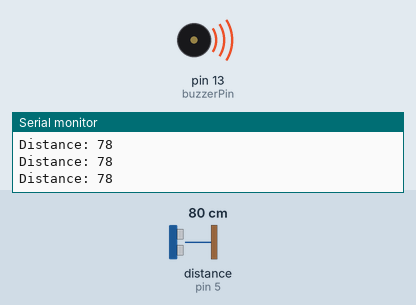
Recording of a sketch running on a simulated Arduino Uno, built with avr-gcc and run on an emulated ATmega328P. Shown: buzzer (waves = sounding), the last lines printed to the serial monitor. Wiring (inferred from the names in the program): ultrasonic range finder: trigger pin 6; echo pin 5. The inputs (shaded band) are chosen by the test bench; at power-on: distance to the obstacle (sensor on pin 5) 80 cm. The echo pulse lasts 58.3 µs per cm.

Above: at 1.2 s.
1.3 s: distance to the obstacle (sensor on pin 5) set to 98 cm
At 2.1 s:
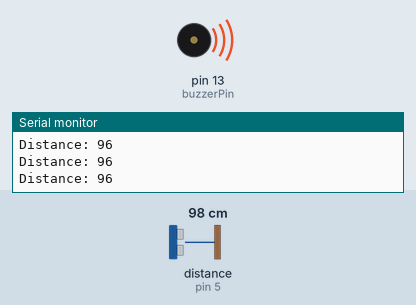
2.8 s: distance to the obstacle (sensor on pin 5) set to 108 cm
At 3.8 s:
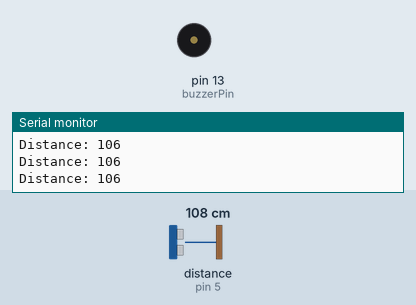
4.3 s: distance to the obstacle (sensor on pin 5) set to 2 cm
At 4.7 s:
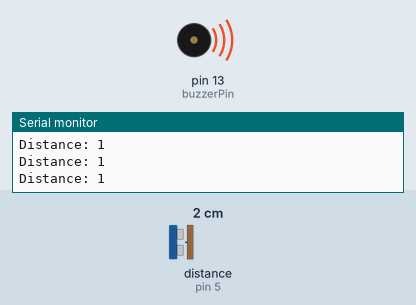
5.8 s: distance to the obstacle (sensor on pin 5) set to 250 cm
At 6.8 s:
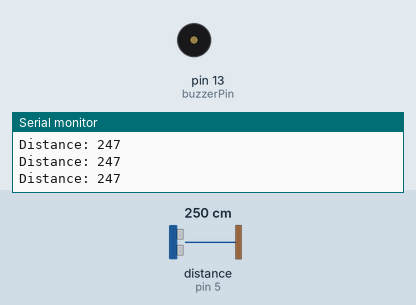
Timing chart, 0 to 8.3 s (numbered marks = the images above; inputs shaded):
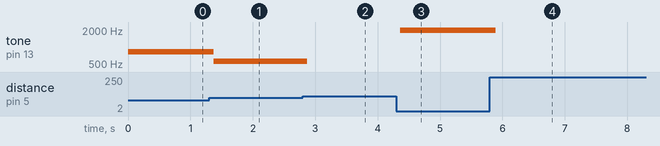

The sketch:

blind_stick_code.ino
```cpp
#define trigPin 6
#define echoPin 5
#define buzzerPin 13

void setup() {
  pinMode(trigPin, OUTPUT);
  pinMode(echoPin, INPUT);
  pinMode(buzzerPin, OUTPUT);
  Serial.begin(9600);
}

void loop() {
  long duration, distance;

  // Send a 10us pulse to trigger the ultrasonic sensor
  digitalWrite(trigPin, LOW);
  delayMicroseconds(2);
  digitalWrite(trigPin, HIGH);
  delayMicroseconds(10);
  digitalWrite(trigPin, LOW);

  // Read the pulse on the echo pin
  duration = pulseIn(echoPin, HIGH);

  // Calculate the distance
  distance = (duration * 0.034) / 2;

  Serial.print("Distance: ");
  Serial.println(distance);

  // Adjust the buzzer sound based on the distance
  if (distance > 0 && distance <= 100) {
    int frequency = map(distance, 0, 100, 2000, 500); // Closer = higher frequency, Farther = lower frequency
    tone(buzzerPin, frequency);
  } else {
    noTone(buzzerPin); // No tone if no object is within the range
  }

  delay(100); // Small delay for the next reading
}
```

Measured:
- the behaviour switches between 102 and 103 cm on distance to the obstacle (sensor on pin 5) (found by bisection; images 1 and 2)
- after the input at 1.3 s, tone on pin 13 (buzzerPin): 830 Hz → 560 Hz after 0.08 s
- after the input at 2.8 s, tone on pin 13 (buzzerPin): 560 Hz → silent after 0.07 s
- after the input at 4.3 s, tone on pin 13 (buzzerPin): silent → 1985 Hz after 0.06 s
- after the input at 5.8 s, tone on pin 13 (buzzerPin): 1985 Hz → silent after 0.09 s
